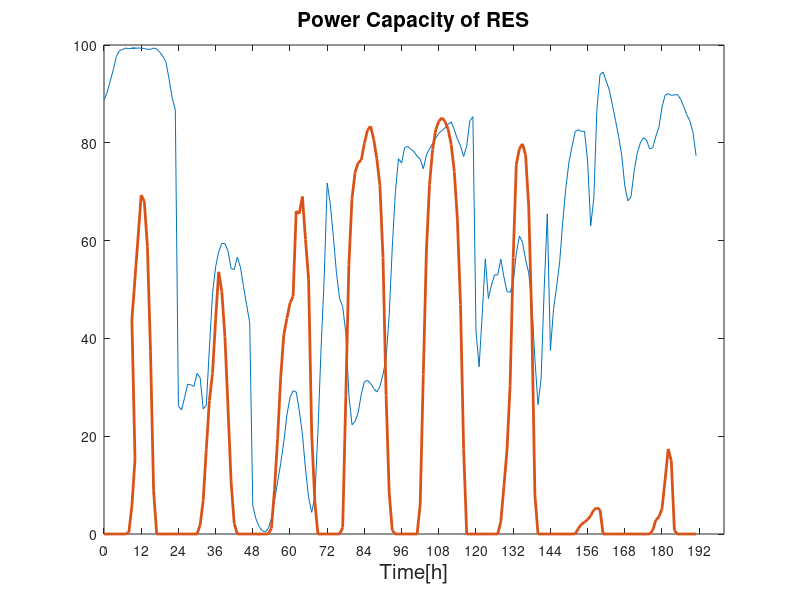

Write the MATLAB code that produced this figure. (Note: this script raises an error after producing the figure.)
hours = [0
1
2
3
4
5
6
7
8
9
10
9
12
13
14
15
16
17
18
19
20
21
22
23
24
25
26
27
28
29
30
31
32
33
34
35
36
37
38
39
40
41
42
43
44
45
46
47
48
49
50
51
52
53
54
55
56
57
58
59
60
61
62
63
64
65
66
67
68
69
70
71
72
73
74
75
76
77
78
79
80
81
82
83
84
85
86
87
88
89
90
91
92
93
94
95
96
97
98
99
100
101
102
103
104
105
106
107
108
109
110
111
112
113
114
115
116
117
118
119
120
121
122
123
124
125
126
127
128
129
130
131
132
133
134
135
136
137
138
139
140
141
142
143
144
145
146
147
148
149
150
151
152
153
154
155
156
157
158
159
160
161
162
163
164
165
166
167
168
169
170
171
172
173
174
175
176
177
178
179
180
181
182
183
184
185
186
187
188
189
190
191
];
hydrogen = [49
48.4569
48.2267
47.9809
47.8418
47.5092
47.4237
48.2036
48.4731
48.5073
48.3087
47.9742
47.8401
47.6054
47.6142
47.8101
47.9988
48.282
48.3685
48.4112
48.5047
48.5982
48.6428
48.6887
47.5748
47.5089
47.5204
47.5719
47.5714
47.4263
47.3335
47.3857
47.289
47.2432
47.2934
47.2445
47.3906
47.0968
47.0071
47.0119
47.2548
47.3453
47.8244
48.2931
48.4199
48.6038
48.9346
49.2613
49.1516
49.054
49.298
49.2439
49.34
49.3372
49.143
48.7614
47.8555
47.2564
46.2191
46.8358
45.7671
45.3112
45.7193
45.0868
44.8125
44.9214
44.8261
45.0707
45.3549
45.974
46.4372
46.4658
43.8031
43.6777
43.8974
44.19
44.4244
44.6574
44.6964
44.0159
43.3083
42.3186
41.2421
40.219
40.7885
41.0295
40.3467
40.4581
39.9605
39.9531
39.9498
39.9535
39.9609
39.9698
40.0315
40.3778
43.0806
42.9558
43.0786
43.0205
43.1152
43.2571
43.2524
43.6376
43.1919
42.9103
42.6791
42.2538
42.1232
43.4365
42.2446
41.4927
41.4705
41.4319
41.6292
41.9637
42.4368
42.8075
42.7922
42.8356
44.1873
44.1974
44.233
44.2282
44.2749
44.3216
44.2716
44.3205
44.3196
44.3192
44.1742
44.1297
43.3593
43.8154
43.2789
42.7116
42.7307
43.075
42.9714
43.503
44.4076
44.668
45.2315
44.2446
48.4777
48.5036
48.8055
48.7377
48.782
48.2478
48.0688
47.885
48.0383
47.7465
47.5605
47.5682
47.5704
47.7644
47.7107
47.8556
47.7549
47.5145
47.3286
47.9648
48.1908
48.276
48.4148
48.6028
47.5809
47.5588
47.4711
47.573
47.7168
47.809
47.7084
48.1452
48.1815
47.7416
47.8491
47.7532
47.6592
47.5177
47.5228
47.476
47.7194
47.713
47.8078
47.853
47.6574
47.4205
47.622
47.9092

]; 
heat = [40
44.817
43.9337
42.828
42.157
40.6766
40.2223
43.57
44.9939
45.2594
44.3846
42.8416
42.157
41.0904
41.0583
41.8933
42.7669
44.0877
44.5679
44.8023
45.2519
45.7123
45.9512
46.1835
41.2059
40.6451
40.6324
40.8386
40.8449
40.2284
39.8025
39.9935
39.594
39.3801
39.5757
39.38
39.9812
38.7907
38.3586
38.347
39.3439
39.778
41.8539
44.0593
44.7879
45.6972
47.3571
49.0333
48.5784
48.0971
49.2971
49.0549
49.5309
49.5346
48.5948
46.7202
42.4827
39.6606
35.3021
37.4724
33.417
31.5522
32.9097
30.6871
29.6284
29.9366
29.6125
30.4392
31.4828
33.806
35.7149
35.9555
26.5363
25.7439
26.3372
27.2781
28.0894
28.9135
29.0957
26.8702
24.5671
21.5863
18.6021
16.0152
17.215
17.8175
16.2262
16.4251
12.8392
12.4316
12.5003
13.0936
13.5551
14.1792
15.4113
16.1911
23.1963
23.2115
23.6323
23.4992
23.7804
24.2168
24.2257
25.3994
24.1051
23.2254
22.5138
21.2848
20.8677
24.589
21.3218
19.2115
19.0541
18.9292
19.4216
20.3164
21.6447
22.7602
22.7819
22.9208
27.0424
27.2957
27.4561
27.4597
27.6171
27.7787
27.6243
27.7787
27.7824
27.7824
27.3099
27.1431
24.7195
26.0099
24.4064
22.6733
22.6408
23.6208
23.3578
24.9365
27.8757
28.9097
30.9306
27.6926
43.7463
45.0158
46.6045
46.432
46.6507
44.2086
43.2637
42.382
42.9941
41.7423
40.8703
40.8449
40.8449
41.6769
41.4939
42.1171
41.7162
40.6639
39.8147
42.4869
43.6464
44.1158
44.7878
45.6968
41.193
40.8513
40.4332
40.832
41.4679
41.9065
41.5005
43.3961
43.6746
41.762
42.1237
41.7163
41.2853
40.6513
40.6324
40.4269
41.455
41.4873
41.9064
42.1304
41.2982
40.2408
41.0328
42.3152

];

wind = [88.750949
90.293251
92.601445
94.943193
97.679965
98.850022
99.100837
99.382052
99.238043
99.349675
99.356365
99.333389
99.383457
99.278348
99.128934
99.122275
99.375851
99.195918
98.507267
97.685474
96.489627
92.980903
89.190383
86.740936
26.222646
25.343918
27.907221
30.633557
30.509491
30.188681
32.822538
31.990499
25.590066
26.332091
38.080872
49.16786
54.587354
57.749304
59.427451
59.39134
57.882151
54.29725
54.086295
56.603001
54.587368
50.634278
46.900932
43.229483
5.77891
3.129872
1.549057
0.716795
0.413059
1.095603
3.165853
6.867586
10.653679
14.436677
18.870301
24.356035
27.905152
29.307875
29.040348
25.193696
20.474632
13.290124
7.482077
4.426706
7.58319
20.709728
37.600406
51.959945
71.760561
67.431457
60.689148
53.278167
48.115306
46.490986
41.149653
28.384259
22.338246
23.008658
24.853248
28.608043
31.151452
31.415206
30.777014
29.767001
29.044578
30.128316
32.681769
35.892824
44.830193
58.727891
70.017108
76.733954
75.839049
79.043579
79.285795
78.669285
78.198107
77.243433
76.661851
74.69725
77.480106
78.786739
79.793231
80.934875
81.937291
82.505947
83.062074
83.75064
84.292071
82.669919
80.757825
79.381122
77.206858
79.324886
84.478143
85.345637
41.444907
34.188088
44.850676
56.28377
48.165889
50.929367
52.996879
52.985806
56.227548
52.567046
49.573244
49.429618
51.394572
57.369278
60.948575
59.64462
56.074862
53.408634
47.225525
35.73421
26.468626
31.732329
50.21049
65.482238
37.547003
45.931625
50.525668
55.714664
64.016641
70.894933
76.095485
79.305323
82.310382
82.674717
82.333159
82.348441
76.273889
63.028409
68.626596
86.850573
93.921445
94.476638
92.628803
90.811928
87.753325
84.58158
81.326929
77.500611
71.138664
68.130061
68.972071
74.136082
77.857683
79.975279
81.0362
80.584682
78.76055
78.973695
81.306589
83.17251
87.300527
89.706955
90.078552
89.70355
89.807618
89.856165
88.915665
87.42767
85.747873
84.459467
82.105607
77.335324
];

pv = [0
0
0
0
0
0
0
0
0.291983
5.718923
15.337419
43.767656
69.304444
68.046914
58.793726
37.387539
8.831553
0
0
0
0
0
0
0
0
0
0
0
0
0
0
1.816785
6.871221
17.31858
27.314793
32.821879
43.796938
53.617628
49.577106
40.423999
25.787706
10.674833
2.161488
0
0
0
0
0
0
0
0
0
0
0
1.133936
9.059934
19.523916
32.100078
40.728161
44.094185
47.254563
48.6245
66.037782
65.517127
69.020134
60.238669
52.116871
20.423694
6.726103
0
0
0
0
0
0
0
0
1.319422
28.059453
55.175157
68.630187
73.960699
75.949034
76.473695
79.906414
82.589026
83.392126
80.710341
76.771579
71.310144
56.567394
28.313547
8.406849
0.710453
0
0
0
0
0
0
0
0
6.131878
32.616535
57.877971
71.421408
78.620469
82.635249
84.398683
85.113818
84.351829
82.807878
79.625623
74.116278
64.261721
46.923725
17.515946
0
0
0
0
0
0
0
0
0
0
0
2.462303
9.680163
17.168832
30.349142
56.53102
75.573886
78.800828
79.787169
77.484171
67.067936
43.352895
7.967569
0
0
0
0
0
0
0
0
0
0
0
0
0.026135
1.112383
1.993581
2.42823
2.954324
3.757545
4.91763
5.363456
4.976757
0
0
0
0
0
0
0
0
0
0
0
0
0
0
0
0
0.714301
2.855208
3.496021
5.156988
11.045929
17.395415
14.964246
0.72125
0
0
0
0
0
0
0

];

demand = [hydrogen + heat];
generation = [wind + pv];
% M = [hydrogen.';
%     heat.';
%     wind.';
%     pv.'];
% figure
% basevalue = 0;
% %plot (hours,hydrogen*50, hours,heat*50,hours,wind*50,hours,pv*50,'LineWidth',1);
% area (M,1./hours);
% %trapz (hourM);
% % title('Normalized Hourly Demand Profiles')
% % xlabel('Time[h]')
% % xticks([0 12 24 36 48 60 72 84 96 108 120 132 144 156 168 180 192])
% % xline(23,'--r',{'07.02.2019'});
% % xline(47,'--r',{'23.03.2019'});
% % xline(71,'--r',{'07.05.2019'});
% % xline(95,'--r',{'23.06.2019'});
% % xline(119,'--r',{'07.08.2019'});
% % xline(143,'--r',{'23.09.2019'});
% % xline(167,'--r',{'07.11.2019'});
% % xline(191,'--r',{'23.12.2019'});
% % ylabel('Q(t)/Qmax [m^3/s]')
% % xlim([0 192])
% %ylim([0.1 2.0])
% %legend('Industrial Hydrogen','District Heating','Wind Farm','PV Farm')

% figure
% plot (hours,(hydrogen), hours,(heat),'LineWidth',2);
% title('Hourly {P_{load}} of PtX Calculated From OM Models','FontSize',15)
% xlabel('Time[h]','FontSize',15)
% xticks([0 12 24 36 48 60 72 84 96 108 120 132 144 156 168 180 192])
% xline(23,'--r',{'07.02.2019'});
% xline(47,'--r',{'23.03.2019'});
% xline(71,'--r',{'07.05.2019'});
% xline(95,'--r',{'23.06.2019'});
% xline(119,'--r',{'07.08.2019'});
% xline(143,'--r',{'23.09.2019'});
% xline(167,'--r',{'07.11.2019'});
% xline(191,'--r',{'23.12.2019'});
% ylabel('Q(t)/{Q_{max}} x 50 [MW]','FontSize',15)
% xlim([0 192])
% %ylim([0.5 1.2])
% legend('Industrial Hydrogen','District Heating','Location','southeast','FontSize',15)

figure
plot (hours,(wind),hours,(pv),'LineWidth',2);
title('Power Capacity of RES','FontSize',15)
xlabel('Time[h]','FontSize',15)
xticks([0 12 24 36 48 60 72 84 96 108 120 132 144 156 168 180 192])
xline(23,'--r',{'07.02.2019'});
xline(47,'--r',{'23.03.2019'});
xline(71,'--r',{'07.05.2019'});
xline(95,'--r',{'23.06.2019'});
xline(119,'--r',{'07.08.2019'});
xline(143,'--r',{'23.09.2019'});
xline(167,'--r',{'07.11.2019'});
xline(191,'--r',{'23.12.2019'});
ylabel('P(t)/50 MW ','FontSize',15)
xlim([0 192])
%ylim([0 2.0])
legend('Wind Farm','PV Farm','Location','southeast','FontSize',15)


figure
plot (hours,generation,hours,(demand+20),'LineWidth',2)
title('Flexible Demand of MES','FontSize',15)
xlim([0 192])
xticks([0 12 24 36 48 60 72 84 96 108 120 132 144 156 168 180 192])
xline(23,'--r',{'07.02.2019'});
xline(47,'--r',{'23.03.2019'});
xline(71,'--r',{'07.05.2019'});
xline(95,'--r',{'23.06.2019'});
xline(119,'--r',{'07.08.2019'});
xline(143,'--r',{'23.09.2019'});
xline(167,'--r',{'07.11.2019'});
xline(191,'--r',{'23.12.2019'});
xlabel('Time [h]','FontSize',15)
ylabel('Active Power [MW]','FontSize',15)
legend('Total Generation of MES','Total Demand of MES','Location','southeast','FontSize',15)